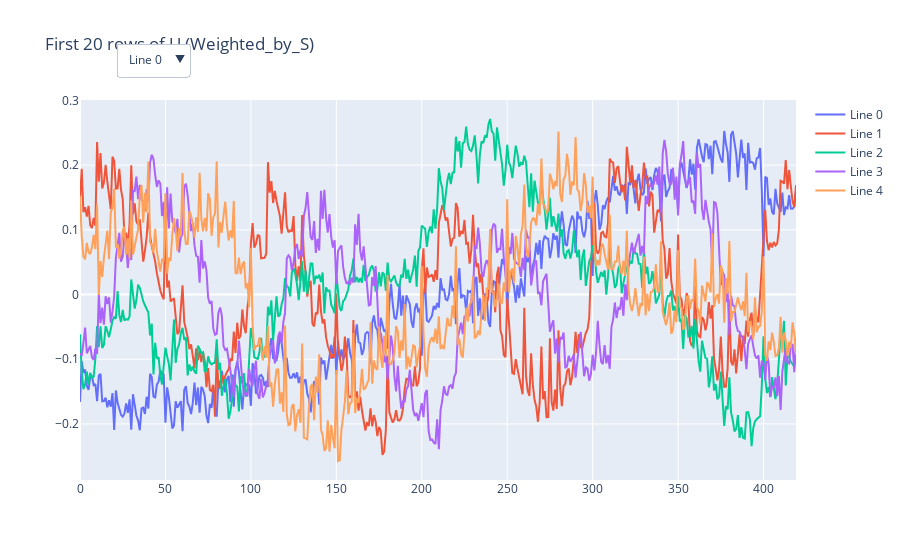

Write notebook code for a chart like this one.
### Code cell
plot_multiple_lines((U[:, :5].T) * S[:5, None], title="First 20 rows of U (Weighted_by_S)")

### Figure 1 — Plotly figure (JSON) as saved in the notebook; plotly's stock layout.template omitted (floating-point values rounded to 4 significant figures; data arrays with more than 128 entries replaced by an {"elided": "..."} marker saying what was removed)
{"data": [{"name": "Line 0", "type": "scatter", "visible": true, "x": {"elided": "420 int values"}, "y": {"elided": "420 float values"}}, {"name": "Line 1", "type": "scatter", "visible": true, "x": {"elided": "420 int values"}, "y": {"elided": "420 float values"}}, {"name": "Line 2", "type": "scatter", "visible": true, "x": {"elided": "420 int values"}, "y": {"elided": "420 float values"}}, {"name": "Line 3", "type": "scatter", "visible": true, "x": {"elided": "420 int values"}, "y": {"elided": "420 float values"}}, {"name": "Line 4", "type": "scatter", "visible": true, "x": {"elided": "420 int values"}, "y": {"elided": "420 float values"}}], "layout": {"autosize": true, "showlegend": true, "title": {"text": "First 20 rows of U (Weighted_by_S)"}, "updatemenus": [{"buttons": [{"args": [null, {"visible": [true, false, false, false, false]}], "label": "Line 0", "method": "update"}, {"args": [null, {"visible": [false, true, false, false, false]}], "label": "Line 1", "method": "update"}, {"args": [null, {"visible": [false, false, true, false, false]}], "label": "Line 2", "method": "update"}, {"args": [null, {"visible": [false, false, false, true, false]}], "label": "Line 3", "method": "update"}, {"args": [null, {"visible": [false, false, false, false, true]}], "label": "Line 4", "method": "update"}, {"args": [null, {"visible": [true, true, true, true, true]}], "label": "All", "method": "update"}], "direction": "down", "showactive": true, "x": 0.05, "xanchor": "left", "y": 1.15, "yanchor": "top"}], "xaxis": {"autorange": true, "range": [0, 419], "title": {"text": ""}, "type": "linear"}, "yaxis": {"autorange": true, "range": [-0.2866, 0.3006], "title": {"text": ""}, "type": "linear"}}}
